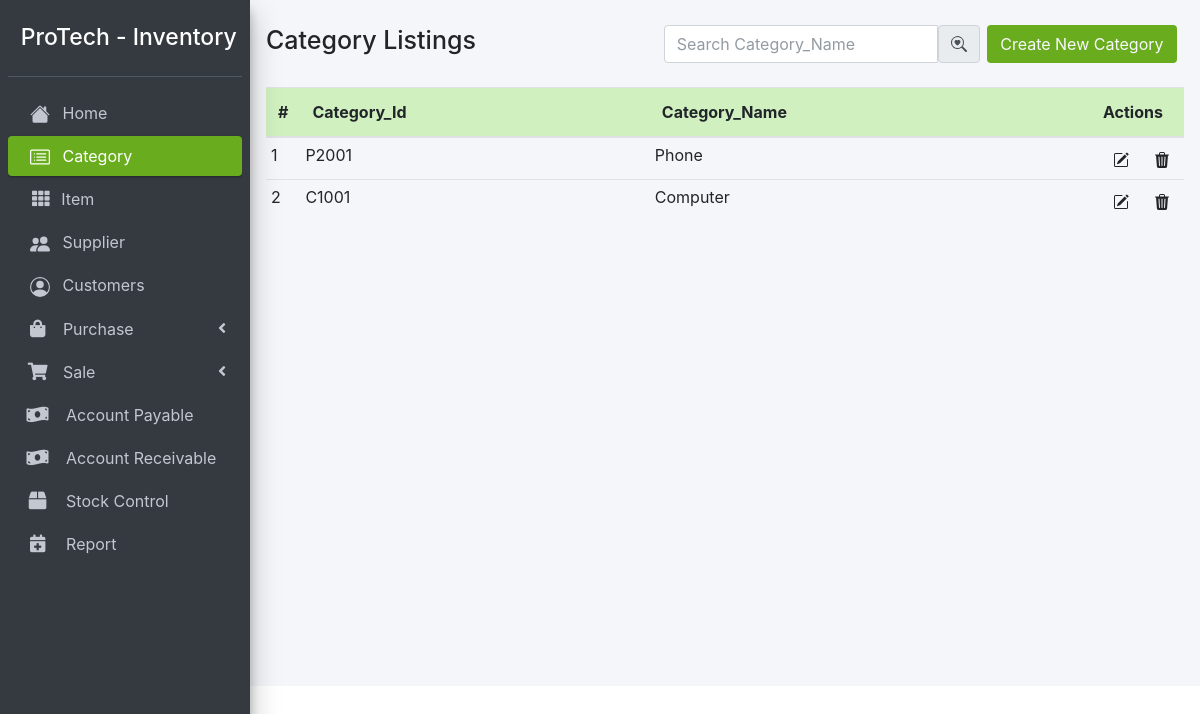
Before: /category.php with the older database file.
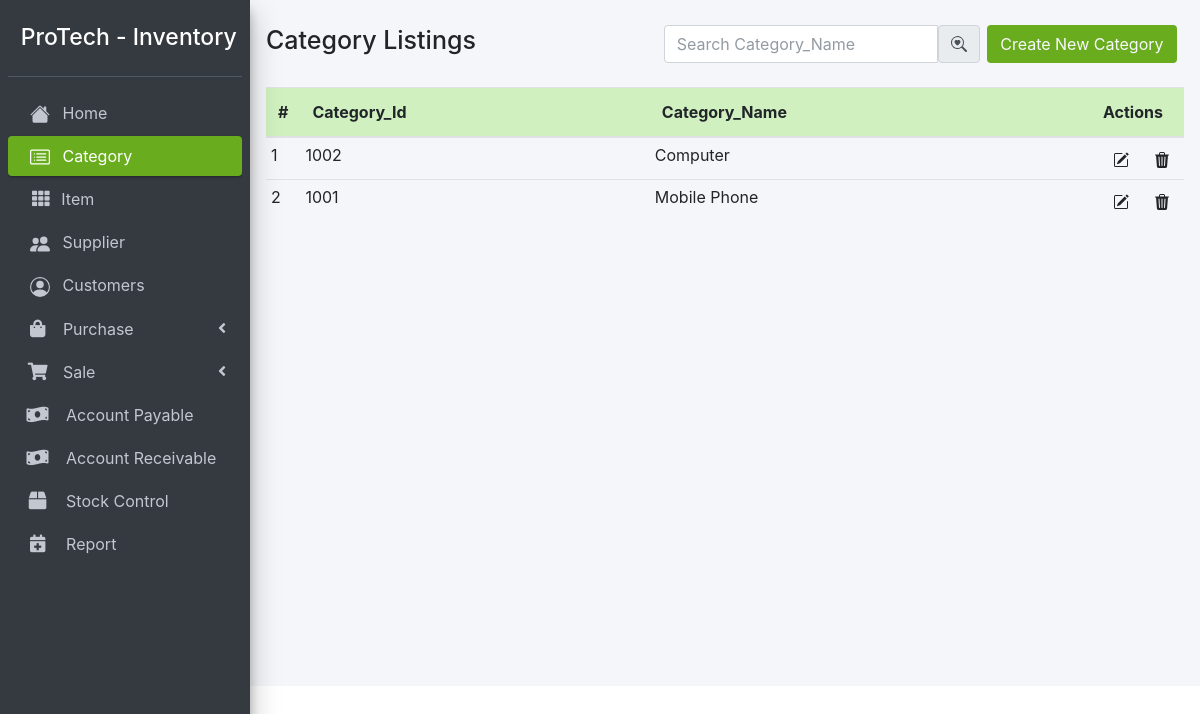
After: the same page with the newer database file.
### tables this page shows
CREATE TABLE `categories` (
  `id` int(11) NOT NULL,
  `categories_code` varchar(255) NOT NULL,
  `categories_name` varchar(255) NOT NULL
);

### category.php (the view, shortened to what this page needs)
<?php
require '../Config/config.php';
  ?>
 <?php include 'header.php';?>
  <?php
    if (empty($_POST['search'])) {
      $stmt = $pdo->prepare("SELECT * FROM categories ORDER BY id  DESC");
      $stmt->execute();
      $rawResult = $stmt->fetchAll();
      $stmt = $pdo->prepare("SELECT * FROM categories ORDER BY id DESC");
      $stmt->execute();
      $result = $stmt->fetchAll();
    }
   ?>
    <div class="col-md-12 px-3">
      <div class="d-flex mt-4 mb-4 justify-content-between">
        <div class="">
          <h1 class="card-title">Category Listings</h1>
        </div>
        <div class="d-flex text-right">
          <div class="ml-1">
            <form class="" action="" method="post">
              <div class="input-group">
                <input type="text" class="form-control" placeholder="Search Category_Name" name="search">
                <button type="submit" class="input-group-text" id="basic-addon2">
                </button>
              </div>
            </form>
          </div>
          <div class="col">
            <a href="category_add.php" type="button" class="btn btn-purple text-light">Create New Category</a>
          </div>
        </div>
      </div>
      <div class="outer">
        <table class="table table-hover">
          <thead class="custom-thead">
            <tr>
              <th style="width: 10px">#</th>
              <th>Category_Id</th>
              <th>Category_Name</th>
              <th style="width:40px;">Actions</th>
            </tr>
          </thead>
          <tbody>
            <?php
              if ($result) {
                $id = 1;
                foreach ($result as $value) {
              ?>
            <tr>
              <td><?php echo $id; ?></td>
              <td><?php echo $value['categories_code'];?></td>
              <td><?php echo $value['categories_name'];?></td>
              <td>
                <div class="btn-group">
                  <div class="container">
                  <a href="category_edit.php?id=<?php echo $value['id'];?>" type="button" class="btn btn-sm">
                  </a>
                  </div>
                  <div class="contaienr">
                  <a href="category_delete.php?id=<?php echo $value['id'];?>" type="button" class="btn btn-sm"  onclick="return confirm('Are you sure you want to Delete?');">
                  </a>
                  </div>
                </div>
              </td>
            </tr>
            <?php
              $id++;
                }
              }
              ?>
          </tbody>
        </table>
      </div>
    </div>

Changed rows visible on the page:
removed categories: categories_code "P2001", categories_name "Phone"
removed categories: categories_code "C1001", categories_name "Computer"
added categories: categories_code "1002", categories_name "Computer"
added categories: categories_code "1001", categories_name "Mobile Phone"
